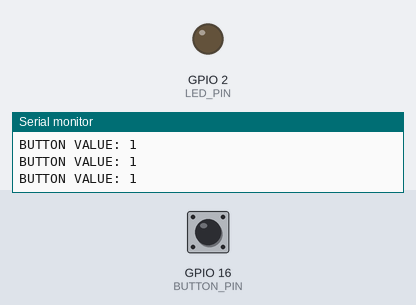
Bench run of a sketch on a simulated ESP32. Parts: output pins drawn as LEDs (lit = HIGH), the last lines printed to the serial monitor. Inputs (shaded band) come from the test bench; at power-on: GPIO 16 (BUTTON_PIN) HIGH.

Above: at 1.2 s.
1.3 s: GPIO 16 (BUTTON_PIN) pulled LOW for 0.15 s
At 1.5 s:
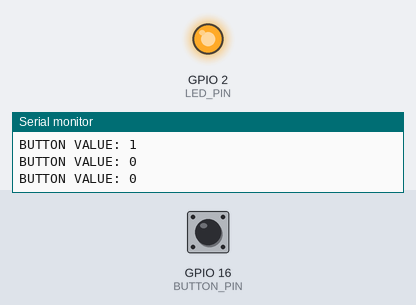
3.1 s: GPIO 16 (BUTTON_PIN) pulled LOW for 3.2 s
At 7.1 s:
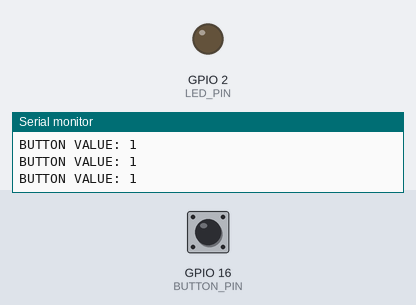
Timing chart, 0 to 8.6 s (numbered marks = the images above; inputs shaded):
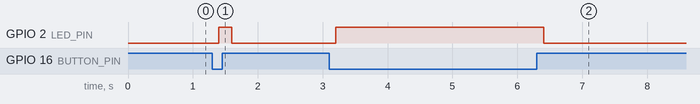

The sketch:

01___ii__Turn_on_led_button_press.ino
```cpp
/*
1(ii). To interface Push button/Digital sensor (IR/LDR) with Arduino/Raspberry Pi and write a program to ‘turn ON’ LED when push button is pressed or at sensor detection.
Steps:
● Write the program
● Select the board-->DOIT ESP32 DEVKIT V1-->COM 4 serial port USB
● Pin connection: GPIO 2 to RGB LED, GPIO 16 to any Switch(SW)
● Click on Verify, Upload & check the output in serial monitor and kit (press the switch and see the changes)
*/

/* Program to turn ON LED when Push Button is pressed */

#define BUTTON_PIN 16  // ESP32 pin GPIO16, which is connected to the push button
#define LED_PIN    2   // ESP32 pin GPIO2, which is connected to the LED

// The below is a variable to read the button status
int button_state = 0;   // Variable for reading the button state (HIGH or LOW)

void setup() {
  // initialize the LED pin as an output:
  pinMode(LED_PIN, OUTPUT);

  // initialize the button pin as a pull-up input:
  // The pull-up input pin will be HIGH when the button is open (not pressed)
  // and LOW when the button is pressed.
  pinMode(BUTTON_PIN, INPUT);

  // Start serial communication for debugging:
  Serial.begin(9600);
}

void loop() {
  // Read the state of the button:
  button_state = digitalRead(BUTTON_PIN);
  Serial.print("BUTTON VALUE: ");
  Serial.println(button_state);  // Print the button state to the serial monitor
  delay(100);  // Delay to avoid flooding the serial monitor

  // Control LED according to the state of the button
  if (button_state == LOW) {       // If button is pressed (LOW state)
    digitalWrite(LED_PIN, HIGH);   // Turn ON the LED
  } else {                         // Otherwise, button is not pressed
    digitalWrite(LED_PIN, LOW);    // Turn OFF the LED
  }
}
```

Measured:
- after the input at 1.3 s, GPIO 2 (LED_PIN): LOW → HIGH after 0.10 s, → LOW 0.20 s later
- after the input at 3.1 s, GPIO 2 (LED_PIN): LOW → HIGH after 0.10 s, → LOW 3.2 s later
